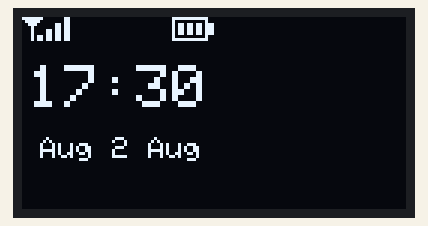
A sketch run on a simulated Arduino Uno, built with avr-gcc and run on an emulated ATmega328P. Parts: 128×64 one-colour display. The display library's start-up logo is not drawn.

Above: at 0.1 s.
At 5.2 s:
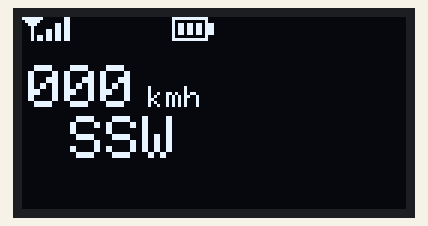
At 10.2 s:
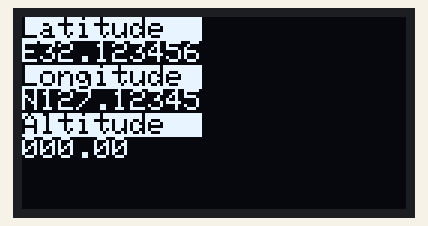

Measured:
- by itself, everything shown: repeats every 15.1 s, in 3 steps
- what the display in image 0 shows lasts 5.0 s, from 0.1 s to 5.1 s

The sketch:

oled_bitmap.ino
```cpp
#include <SPI.h>


#include <Wire.h>
#include <Adafruit_GFX.h>
#include <Adafruit_SSD1306.h>

#define OLED_RESET 0  // GPIO0
Adafruit_SSD1306 display(OLED_RESET);
static const unsigned char PROGMEM bat3[] = {
B00111111, B11111100,
 B00100000, B00000100,
 B00101101, B10110111,
 B00101101, B10110111,
 B00101101, B10110111,
 B00101101, B10110111,
 B00100000, B00000100,
 B00111111, B11111100,
};

static const unsigned char PROGMEM bat2[] = {
 B00111111, B11111100,
 B00100000, B00000100,
 B00101101, B10000111,
 B00101101, B10000111,
 B00101101, B10000111,
 B00101101, B10000111,
 B00100000, B00000100,
 B00111111, B11111100,
};

static const unsigned char PROGMEM bat1[] = {
 B00111111, B11111100,
 B00100000, B00000100,
 B00101100, B00000111,
 B00101100, B00000111,
 B00101100, B00000111,
 B00101100, B00000111,
 B00100000, B00000100,
 B00111111, B11111100,
};

static const unsigned char PROGMEM bat0[] = {
 B00111111, B11111100,
 B00100000, B00000100,
 B00100000, B00000111,
 B00100000, B00000111,
 B00100000, B00000111,
 B00100000, B00000111,
 B00100000, B00000100,
 B00111111, B11111100,
};


static const unsigned char PROGMEM ant4[] = {
 B11111110, B00000011,
 B01111100, B00000011,
 B00111000, B00011011,
 B00010000, B00011011,
 B00010000, B11011011,
 B00010000, B11011011,
 B00010110, B11011011,
 B00010110, B11011011,
};

static const unsigned char PROGMEM ant3[] = {
 B11111110, B00000000,
 B01111100, B00000000,
 B00111000, B00011000,
 B00010000, B00011000,
 B00010000, B11011000,
 B00010000, B11011000,
 B00010110, B11011000,
 B00010110, B11011000,
};
static const unsigned char PROGMEM ant2[] = {
 B11111110, B00000000,
 B01111100, B00000000,
 B00111000, B00000000,
 B00010000, B00000000,
 B00010000, B11000000,
 B00010000, B11000000,
 B00010110, B11000000,
 B00010110, B11000000,
};
static const unsigned char PROGMEM ant1[] = {
 B11111110, B00000000,
 B01111100, B00000000,
 B00111000, B00000000,
 B00010000, B00000000,
 B00010000, B00000000,
 B00010000, B00000000,
 B00010110, B00000000,
 B00010110, B00000000,
};

static const unsigned char PROGMEM antno[] = {
 B11111110, B00000000,
 B01111100, B00000000,
 B00111000, B10000100,
 B00010000, B01001000,
 B00010000, B00110000,
 B00010000, B00110000,
 B00010000, B01001000,
 B00010000, B10000100,
};
static const unsigned char PROGMEM  satellite [] = {
0x00, 0x00, 0x00, 0x00, 0x00, 0x00, 0x00, 0x00, 0x00, 0x00, 0x0C, 0x00, 0x00, 0x00, 0x00, 0x00,
0x00, 0x00, 0x32, 0x00, 0x00, 0x00, 0x00, 0x00, 0x00, 0x00, 0x7D, 0x00, 0x00, 0x00, 0x00, 0x00,
0x00, 0x00, 0xB2, 0xC0, 0x00, 0x00, 0x00, 0x00, 0x00, 0x03, 0x41, 0xA0, 0x00, 0x00, 0x00, 0x00,
0x00, 0x05, 0x80, 0x50, 0x00, 0x00, 0x00, 0x00, 0x00, 0x0B, 0x00, 0x2C, 0x00, 0x00, 0x00, 0x00,
0x00, 0x34, 0x00, 0x1A, 0x00, 0x00, 0x00, 0x00, 0x00, 0x68, 0x00, 0x05, 0x00, 0x00, 0x00, 0x00,
0x00, 0x68, 0x00, 0x02, 0xC0, 0x00, 0x00, 0x00, 0x00, 0x34, 0x00, 0x01, 0x20, 0x00, 0x00, 0x00,
0x00, 0x0A, 0x00, 0x00, 0x11, 0xE0, 0x00, 0x00, 0x00, 0x05, 0x80, 0x00, 0x4F, 0xFC, 0x00, 0x00,
0x00, 0x03, 0x40, 0x00, 0x58, 0x06, 0x00, 0x00, 0x00, 0x00, 0xA0, 0x00, 0x57, 0xFB, 0x00, 0x00,
0x00, 0x00, 0x58, 0x00, 0x5F, 0xFD, 0x00, 0x00, 0x00, 0x00, 0x34, 0x01, 0xBF, 0xFD, 0x00, 0x00,
0x00, 0x00, 0x0A, 0x02, 0x7F, 0xFD, 0x00, 0x00, 0x00, 0x00, 0x05, 0xEC, 0xFF, 0xFA, 0x00, 0x00,
0x00, 0x00, 0x03, 0xFB, 0xFF, 0xE2, 0x00, 0x00, 0x00, 0x00, 0x00, 0x47, 0xFF, 0x80, 0x00, 0x00,
0x00, 0x00, 0x00, 0x5F, 0xFF, 0x3F, 0xC0, 0x00, 0x00, 0x00, 0x00, 0xBF, 0xFE, 0x41, 0xA0, 0x00,
0x00, 0x00, 0x01, 0xBF, 0xFD, 0x80, 0x50, 0x00, 0x00, 0x00, 0x01, 0x7F, 0xFB, 0x00, 0x2C, 0x00,
0xF0, 0x38, 0x00, 0xBF, 0xF4, 0x00, 0x1A, 0x00, 0x50, 0x28, 0x00, 0x87, 0x14, 0x00, 0x05, 0x00,
0x50, 0x28, 0x00, 0x70, 0x74, 0x00, 0x02, 0xC0, 0x50, 0x14, 0x00, 0x1F, 0xCA, 0x00, 0x01, 0xA0,
0x50, 0x14, 0x00, 0x00, 0x08, 0x00, 0x00, 0x50, 0x28, 0x0A, 0x00, 0x00, 0x07, 0x80, 0x00, 0x2C,
0x28, 0x0D, 0x00, 0x00, 0x03, 0x40, 0x00, 0x36, 0x14, 0x04, 0x80, 0x00, 0x00, 0xB0, 0x00, 0x08,
0x14, 0x03, 0x40, 0x00, 0x00, 0x58, 0x00, 0xD0, 0x0A, 0x01, 0xA0, 0x00, 0x00, 0x34, 0x01, 0x60,
0x05, 0x00, 0x78, 0x00, 0x00, 0x0A, 0x02, 0x80, 0x06, 0x80, 0x1E, 0x00, 0x00, 0x05, 0x8D, 0x00,
0x03, 0x40, 0x07, 0xE0, 0x00, 0x03, 0x5E, 0x00, 0x00, 0xA0, 0x00, 0xFC, 0x00, 0x00, 0xAC, 0x00,
0x00, 0x58, 0x00, 0x00, 0x00, 0x00, 0x50, 0x00, 0x00, 0x3C, 0x00, 0x00, 0x00, 0x00, 0x20, 0x00,
0x00, 0x0F, 0x00, 0x00, 0x00, 0x00, 0x00, 0x00, 0x00, 0x03, 0xC0, 0x00, 0x00, 0x00, 0x00, 0x00,
0x00, 0x00, 0xF8, 0x00, 0x00, 0x00, 0x00, 0x00, 0x00, 0x00, 0x1F, 0xE0, 0x00, 0x00, 0x00, 0x00,
0x00, 0x00, 0x01, 0xFC, 0x00, 0x00, 0x00, 0x00, 0x00, 0x00, 0x00, 0x00, 0x00, 0x00, 0x00, 0x00
};

void setup() {
  // put your setup code here, to run once:

  // by default, we'll generate the high voltage from the 3.3v line internally! (neat!)
  display.begin(SSD1306_SWITCHCAPVCC, 0x3C);  // initialize with the I2C addr 0x3C (for the 64x48)
  // init done
  // Show image buffer on the display hardware.
  // Since the buffer is intialized with an Adafruit splashscreen
  // internally, this will display the splashscreen.
  display.display();
  // Clear the buffer.
  display.clearDisplay();

    // display.drawBitmap(x, y, array, widtg, height, Color(black/white));
  //display.drawBitmap(0,0, satellite, 64, 48, WHITE);
  //display.drawBitmap(0,0, face, 64, 64, WHITE);
  //display.drawBitmap(0,20, gps_receiving, 15, 15, WHITE);
  //display.drawBitmap(20,20, gps_disconnected, 15, 15, WHITE);

  display.drawBitmap(0,0, ant4,16, 8, WHITE);
  display.drawBitmap(48,0, bat3, 16, 8, WHITE);


}

void loop() {
  // put your main code here, to run repeatedly:

  display.clearDisplay();
  display.drawBitmap(0,0, ant4,16, 8, WHITE);
  display.drawBitmap(48,0, bat3, 16, 8, WHITE);

  display.setTextSize(2);
  display.setTextColor(WHITE);
  display.setCursor(2,16);
  display.print("17:30");

  const char* month_list[] = {"Jan", "Feb", "Mar", "Apr", "May", "Jun", "Jul", "Aug", "Sep", "Oct", "Nov", "Dec"};
  int current_month = 8;//1 to 12
  const char* current_month_name = month_list[current_month-1];
    display.setTextSize(1);
  display.setTextColor(WHITE);
  display.setCursor(6,40);

  char sz[10];
  sprintf(sz, "%s %d %s",current_month_name,2, current_month_name);
  display.print(sz);
  display.display();

  delay(5000);

  display.clearDisplay();
  display.drawBitmap(0,0, ant4,16, 8, WHITE);
  display.drawBitmap(48,0, bat3, 16, 8, WHITE);

  display.setTextSize(2);
  display.setTextColor(WHITE);
  display.setCursor(2,16);
  display.print("000");

    display.setTextSize(1);
  display.setTextColor(WHITE);
  display.setCursor(42,23);
  display.print("kmh");

  display.setTextSize(2);
  display.setTextColor(WHITE);
  display.setCursor(16,33);
  display.print("SSW");

  display.display();

  delay(5000);

  display.clearDisplay();

  display.setTextSize(1);

  display.setCursor(0,0);
  display.setTextColor(BLACK, WHITE);
  display.println("Latitude  ");
  display.setTextColor(WHITE);
  display.println("E32.123456");
  display.setTextColor(BLACK, WHITE);
  display.println("Longitude ");
  display.setTextColor(WHITE);
  display.println("N127.12345");
  display.setTextColor(BLACK, WHITE);
  display.println("Altitude  ");
  display.setTextColor(WHITE);
  display.println("000.00");

  display.display();

  delay(5000);


}
```
